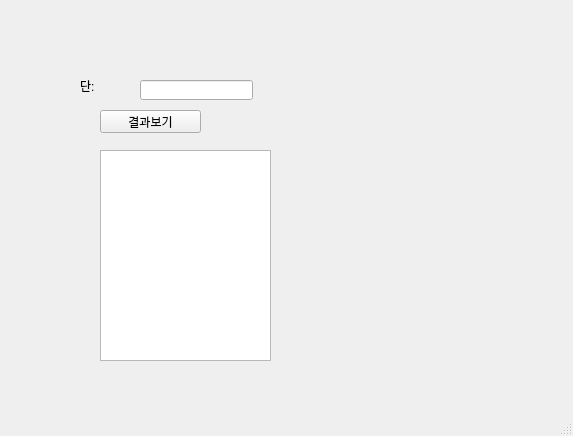
<?xml version="1.0" encoding="UTF-8"?>
<ui version="4.0">
 <class>MainWindow</class>
 <widget class="QMainWindow" name="MainWindow">
  <property name="geometry">
   <rect>
    <x>0</x>
    <y>0</y>
    <width>573</width>
    <height>436</height>
   </rect>
  </property>
  <property name="windowTitle">
   <string>MainWindow</string>
  </property>
  <widget class="QWidget" name="centralwidget">
   <widget class="QLineEdit" name="le1">
    <property name="geometry">
     <rect>
      <x>140</x>
      <y>80</y>
      <width>113</width>
      <height>20</height>
     </rect>
    </property>
   </widget>
   <widget class="QPushButton" name="pb">
    <property name="geometry">
     <rect>
      <x>100</x>
      <y>110</y>
      <width>101</width>
      <height>23</height>
     </rect>
    </property>
    <property name="text">
     <string>결과보기</string>
    </property>
   </widget>
   <widget class="QLabel" name="label_3">
    <property name="geometry">
     <rect>
      <x>80</x>
      <y>80</y>
      <width>56</width>
      <height>12</height>
     </rect>
    </property>
    <property name="text">
     <string>단:</string>
    </property>
   </widget>
   <widget class="QTextEdit" name="te">
    <property name="geometry">
     <rect>
      <x>100</x>
      <y>150</y>
      <width>171</width>
      <height>211</height>
     </rect>
    </property>
   </widget>
  </widget>
  <widget class="QMenuBar" name="menubar">
   <property name="geometry">
    <rect>
     <x>0</x>
     <y>0</y>
     <width>573</width>
     <height>21</height>
    </rect>
   </property>
  </widget>
  <widget class="QStatusBar" name="statusbar"/>
 </widget>
 <resources/>
 <connections/>
</ui>
